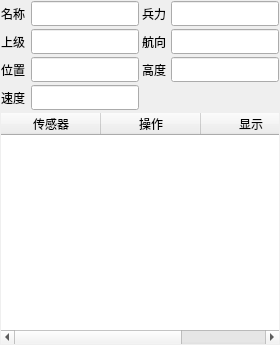
<?xml version="1.0" encoding="UTF-8"?>
<ui version="4.0">
 <class>ByyEntityInfoBoxWidgt</class>
 <widget class="QWidget" name="ByyEntityInfoBoxWidgt">
  <property name="geometry">
   <rect>
    <x>0</x>
    <y>0</y>
    <width>280</width>
    <height>345</height>
   </rect>
  </property>
  <property name="font">
   <font>
    <family>微软雅黑</family>
    <weight>50</weight>
    <italic>false</italic>
    <bold>false</bold>
    <underline>false</underline>
   </font>
  </property>
  <property name="windowTitle">
   <string>ByyEntityInfoBoxWidgt</string>
  </property>
  <layout class="QVBoxLayout" name="verticalLayout">
   <property name="spacing">
    <number>3</number>
   </property>
   <property name="margin">
    <number>1</number>
   </property>
   <item>
    <layout class="QGridLayout" name="gridLayout">
     <property name="spacing">
      <number>3</number>
     </property>
     <item row="0" column="0">
      <layout class="QHBoxLayout" name="horizontalLayout_3">
       <item>
        <widget class="QLabel" name="label">
         <property name="text">
          <string>名称</string>
         </property>
        </widget>
       </item>
       <item>
        <widget class="QLineEdit" name="nameEdit">
         <property name="sizePolicy">
          <sizepolicy hsizetype="Preferred" vsizetype="Fixed">
           <horstretch>0</horstretch>
           <verstretch>0</verstretch>
          </sizepolicy>
         </property>
         <property name="alignment">
          <set>Qt::AlignCenter</set>
         </property>
         <property name="readOnly">
          <bool>true</bool>
         </property>
        </widget>
       </item>
      </layout>
     </item>
     <item row="0" column="1">
      <layout class="QHBoxLayout" name="horizontalLayout_2">
       <item>
        <widget class="QLabel" name="label_2">
         <property name="text">
          <string>兵力</string>
         </property>
        </widget>
       </item>
       <item>
        <widget class="QLineEdit" name="forceEdit">
         <property name="sizePolicy">
          <sizepolicy hsizetype="Preferred" vsizetype="Fixed">
           <horstretch>0</horstretch>
           <verstretch>0</verstretch>
          </sizepolicy>
         </property>
         <property name="alignment">
          <set>Qt::AlignCenter</set>
         </property>
         <property name="readOnly">
          <bool>true</bool>
         </property>
        </widget>
       </item>
      </layout>
     </item>
     <item row="1" column="0">
      <layout class="QHBoxLayout" name="horizontalLayout_4">
       <item>
        <widget class="QLabel" name="label_3">
         <property name="text">
          <string>上级</string>
         </property>
        </widget>
       </item>
       <item>
        <widget class="QLineEdit" name="superiorEdit">
         <property name="sizePolicy">
          <sizepolicy hsizetype="Preferred" vsizetype="Fixed">
           <horstretch>0</horstretch>
           <verstretch>0</verstretch>
          </sizepolicy>
         </property>
         <property name="alignment">
          <set>Qt::AlignCenter</set>
         </property>
         <property name="readOnly">
          <bool>true</bool>
         </property>
        </widget>
       </item>
      </layout>
     </item>
     <item row="1" column="1">
      <layout class="QHBoxLayout" name="horizontalLayout">
       <item>
        <widget class="QLabel" name="label_5">
         <property name="text">
          <string>航向</string>
         </property>
        </widget>
       </item>
       <item>
        <widget class="QLineEdit" name="headingEdit">
         <property name="sizePolicy">
          <sizepolicy hsizetype="Preferred" vsizetype="Fixed">
           <horstretch>0</horstretch>
           <verstretch>0</verstretch>
          </sizepolicy>
         </property>
         <property name="alignment">
          <set>Qt::AlignCenter</set>
         </property>
         <property name="readOnly">
          <bool>true</bool>
         </property>
        </widget>
       </item>
      </layout>
     </item>
     <item row="2" column="0">
      <layout class="QHBoxLayout" name="horizontalLayout_5">
       <item>
        <widget class="QLabel" name="label_4">
         <property name="text">
          <string>位置</string>
         </property>
        </widget>
       </item>
       <item>
        <widget class="QLineEdit" name="positionEdit">
         <property name="sizePolicy">
          <sizepolicy hsizetype="Preferred" vsizetype="Fixed">
           <horstretch>0</horstretch>
           <verstretch>0</verstretch>
          </sizepolicy>
         </property>
         <property name="alignment">
          <set>Qt::AlignCenter</set>
         </property>
         <property name="readOnly">
          <bool>true</bool>
         </property>
        </widget>
       </item>
      </layout>
     </item>
     <item row="2" column="1">
      <layout class="QHBoxLayout" name="horizontalLayout_6">
       <item>
        <widget class="QLabel" name="label_6">
         <property name="text">
          <string>高度</string>
         </property>
        </widget>
       </item>
       <item>
        <widget class="QLineEdit" name="altitudeEdit">
         <property name="sizePolicy">
          <sizepolicy hsizetype="Preferred" vsizetype="Fixed">
           <horstretch>0</horstretch>
           <verstretch>0</verstretch>
          </sizepolicy>
         </property>
         <property name="alignment">
          <set>Qt::AlignCenter</set>
         </property>
         <property name="readOnly">
          <bool>true</bool>
         </property>
        </widget>
       </item>
      </layout>
     </item>
     <item row="3" column="0">
      <layout class="QHBoxLayout" name="horizontalLayout_8">
       <item>
        <widget class="QLabel" name="label_8">
         <property name="text">
          <string>速度</string>
         </property>
        </widget>
       </item>
       <item>
        <widget class="QLineEdit" name="speedEdit">
         <property name="sizePolicy">
          <sizepolicy hsizetype="Preferred" vsizetype="Fixed">
           <horstretch>0</horstretch>
           <verstretch>0</verstretch>
          </sizepolicy>
         </property>
         <property name="alignment">
          <set>Qt::AlignCenter</set>
         </property>
         <property name="readOnly">
          <bool>true</bool>
         </property>
        </widget>
       </item>
      </layout>
     </item>
    </layout>
   </item>
   <item>
    <widget class="QTableWidget" name="sensorTableWidget">
     <property name="sizePolicy">
      <sizepolicy hsizetype="Preferred" vsizetype="Preferred">
       <horstretch>0</horstretch>
       <verstretch>0</verstretch>
      </sizepolicy>
     </property>
     <property name="frameShape">
      <enum>QFrame::NoFrame</enum>
     </property>
     <attribute name="horizontalHeaderStretchLastSection">
      <bool>true</bool>
     </attribute>
     <attribute name="verticalHeaderVisible">
      <bool>false</bool>
     </attribute>
     <column>
      <property name="text">
       <string>传感器</string>
      </property>
     </column>
     <column>
      <property name="text">
       <string>操作</string>
      </property>
     </column>
     <column>
      <property name="text">
       <string>显示</string>
      </property>
     </column>
    </widget>
   </item>
  </layout>
 </widget>
 <resources/>
 <connections/>
</ui>
